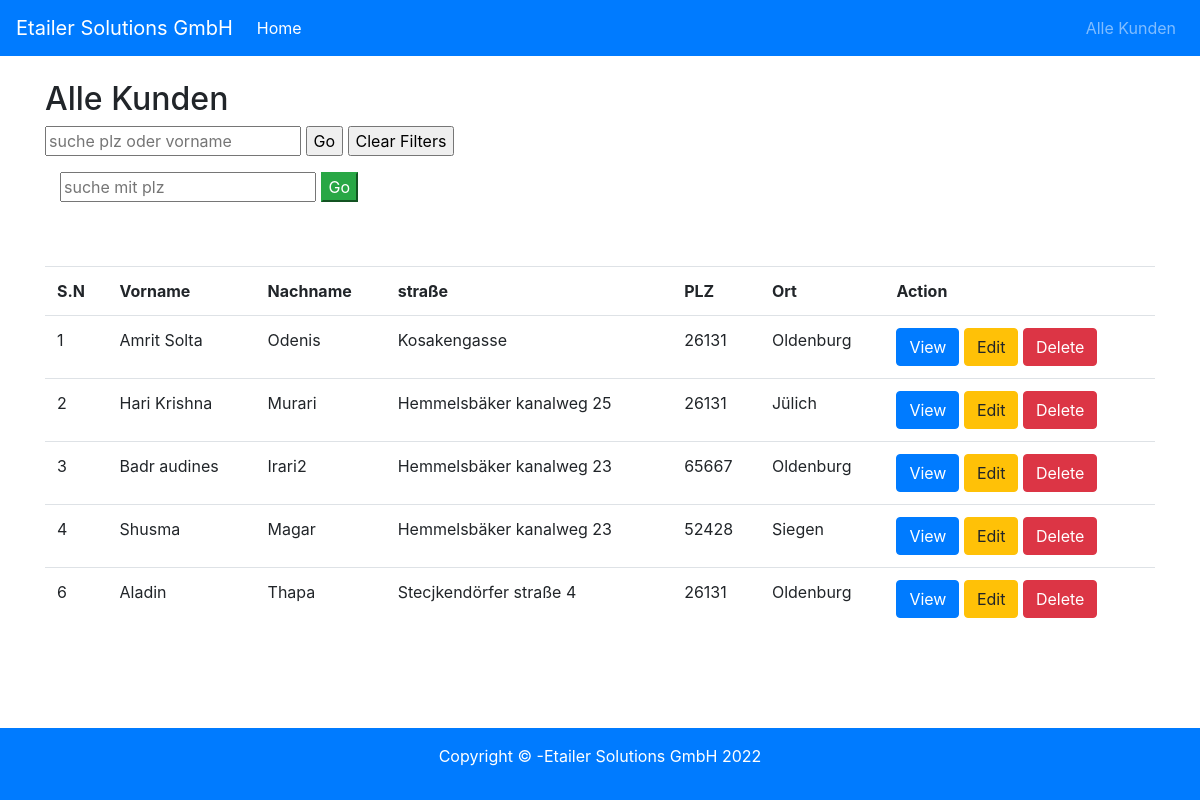
The page /viewrecords.php on the database its author committed.
### tables this page shows
CREATE TABLE `kunde` (
  `kunde_id` int(11) NOT NULL,
  `name1` varchar(20) NOT NULL,
  `name2` varchar(20) NOT NULL,
  `street` varchar(40) NOT NULL,
  `plz` varchar(10) NOT NULL,
  `ort` varchar(40) NOT NULL
);

### search.php (the view, shortened to what this page needs)
<?php
require_once 'includes/header.php';
require_once 'db/conn.php';
include 'search-only.php';
$strSQL = "SELECT * FROM kunde ";
$prepared = $pdo->prepare($strSQL);
$prepared->execute();
?>
<!DOCTYPE html>
<html lang="en">
<head>
</head>
<?php
      if($prepared->rowCount() > 0){ ?>
<table class="table">
    <tr>
        <th>S.N</th>
        <th>Vorname</th>
        <th>Nachname</th>
        <th>straße</th>
        <th>PLZ</th>
        <th>Ort</th>
        <th>Action</th>
    </tr>
    <?php
    $prepared->setFetchMode(PDO::FETCH_ASSOC);
        while($row= $prepared->fetch()){ ?>
    <tr>
        <td><?php echo $row['kunde_id']?></td>
        <td><?php echo $row['name1']?></td>
        <td><?php echo $row['name2']?></td>
        <td><?php echo $row['street']?></td>
        <td><?php echo $row['plz']?></td>
        <td><?php echo $row['ort']?></td>
        <td>
            <a href=" view.php?id=<?php echo $row['kunde_id']?>" class="btn btn-primary">View</a>
            <a href="edit.php?id=<?php echo $row['kunde_id'] ?>" class="btn btn-warning">Edit</a>
            <a onclick="return confirm ('Are you sure want to delete this record ?');"
                href="delete.php?id=<?php echo $row['kunde_id'] ?>" class="btn btn-danger">Delete</a>
        </td>
    </tr>
    <?php
        }
    }else{
        echo '<div class="alert alert-danger" role="alert">
   Nicht gefunden !  Suche mit plz und vorname möglich. Nochmal versuchen.!
</div>
        ';
      }
    ?>
    </body>

### includes/header.php (shortened to what this page needs)
<!doctype html>
<html lang="en">
<head>
    <link rel="stylesheet" href="https://stackpath.bootstrapcdn.com/bootstrap/4.3.1/css/bootstrap.min.css"
>
    <link rel="stylesheet" href="//code.jquery.com/ui/1.12.1/themes/base/jquery-ui.css">
    <link rel="stylesheet" href="css/style.css" />
</head>
<body>
    <nav class="navbar navbar-expand-lg navbar-dark bg-primary">
        <a class="navbar-brand" href="index.php">Etailer Solutions GmbH </a>
        <div class="collapse navbar-collapse" id="navbarNavAltMarkup">
            <div class="navbar-nav mr-auto">
                <a class="nav-item nav-link active" href="index.php">Home <span class="sr-only">(current)</span></a>
            </div>
            <div class="navbar-nav ml-auto">
                <a class="nav-item nav-link" href="viewrecords.php">Alle Kunden</a>
            </div>
        </div>
    </nav>
    <div class="container">
        <br />

### search-only.php (shortened to what this page needs)
<!DOCTYPE html>
<html lang="en">
<head>
</head>
<body>
    <main>
        <div class="heading">
            <h2>Alle Kunden </h2>
            <form class="form-group" method="GET" action="search.php">
                <input type="text" id="filter" name="filter" autofocus="true" placeholder="suche plz oder vorname"
                    tabindex="0" value="<?= $filter ?? '' ?>" />
                <input type="submit" name="btnFilter" id="btnFilter" value="Go" />
                <input type="submit" name="btnClear" id="btnClear" value="Clear Filters" />
            </form>
            <div class="container">
                <form class="form-group" method="post" action="stat.php">
                    <input type="number" id="filter" name="filter1" autofocus="true" placeholder="suche mit plz "
                        tabindex="1" value="<?= $filter ?? '' ?>" />
                    <input type="submit" name="btnFilter1" id="btnFilter" class="'btn btn-success pull-right"
                        value="Go" />
                </form>
            </div>
        </div>
</body>
</html>

### viewrecords.php (shortened to what this page needs)
<?php
    require_once 'includes/header.php';
    require_once 'db/conn.php';
    include 'search.php';
?>
<body>
</body>
<br />
<br />
<?php
    require_once 'includes/footer.php';
    ?>

### includes/footer.php (shortened to what this page needs)
<div id="footer" class="p-3 bg-primary text-white fixed-bottom">
    <p class="text-center">Copyright &copy; -Etailer Solutions GmbH <?php echo date('Y'); ?></p>
</div>
</body>
</html>

### rows shown on the page
kunde: kunde_id "1", name1 "Amrit Solta", name2 "Odenis", street "Kosakengasse", plz "26131", ort "Oldenburg"
kunde: kunde_id "2", name1 "Hari Krishna", name2 "Murari", street "Hemmelsbäker kanalweg 25", plz "26131", ort "Jülich"
kunde: kunde_id "3", name1 "Badr audines", name2 "Irari2", street "Hemmelsbäker kanalweg 23", plz "65667", ort "Oldenburg"
kunde: kunde_id "4", name1 "Shusma", name2 "Magar", street "Hemmelsbäker kanalweg 23", plz "52428", ort "Siegen"
kunde: kunde_id "6", name1 "Aladin", name2 "Thapa", street "Stecjkendörfer straße 4", plz "26131", ort "Oldenburg"
